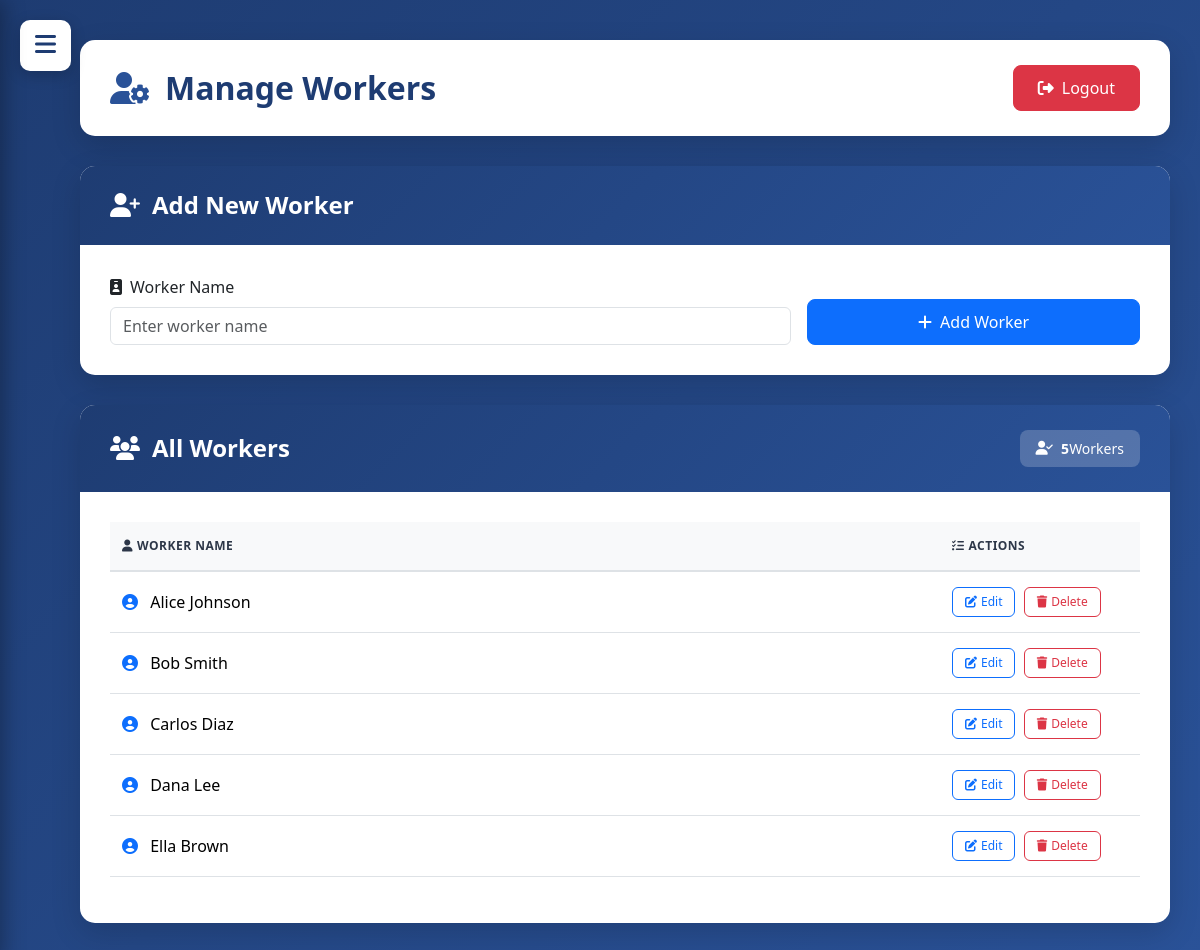
The app's page /manage_workers.php (signed in) with its own data.
### tables this page shows
CREATE TABLE `workers` (
  `id` int(11) NOT NULL,
  `name` varchar(255) NOT NULL,
  `position` varchar(100) DEFAULT NULL
);

### manage_workers.php (the view, shortened to what this page needs)
<?php
require 'db.php';
$stmt = $pdo->prepare("SELECT * FROM workers ORDER BY name ASC");
$stmt->execute();
$workers = $stmt->fetchAll(PDO::FETCH_ASSOC);
?>
<!DOCTYPE html>
<html>
<head>
    <link href="https://cdn.jsdelivr.net/npm/bootstrap@5.3.2/dist/css/bootstrap.min.css" rel="stylesheet">
    <link rel="stylesheet" href="https://cdnjs.cloudflare.com/ajax/libs/font-awesome/6.4.0/css/all.min.css">
</head>
<body>
<button class="menu-btn" onclick="document.getElementById('sideNav').classList.add('show');">
    <i class="fas fa-bars"></i>
</button>
<div class="container-fluid" style="max-width:1400px;margin-top:40px;margin-bottom:40px;padding-left:80px;padding-right:30px;">
    <div class="main-header">
        <h2><i class="fas fa-user-cog"></i>Manage Workers</h2>
        <a class="btn btn-danger btn-custom" href="logout.php">
            <i class="fas fa-sign-out-alt me-2"></i>Logout
        </a>
    </div>
    <div class="main-card">
        <div class="card-header-custom">
            <h4><i class="fas fa-user-plus"></i>Add New Worker</h4>
        </div>
        <div class="card-body-custom">
            <form method="POST" class="row g-3">
                <div class="col-md-8">
                    <label for="worker_name" class="form-label">
                        <i class="fas fa-id-badge me-2"></i>Worker Name
                    </label>
                    <input type="text" class="form-control" id="worker_name" name="worker_name"
                           placeholder="Enter worker name" required>
                </div>
                <div class="col-md-4 d-flex align-items-end">
                    <button type="submit" name="add_worker" class="btn btn-primary btn-custom w-100">
                        <i class="fas fa-plus me-2"></i>Add Worker
                    </button>
                </div>
            </form>
        </div>
    </div>
    <div class="main-card">
        <div class="card-header-custom">
            <div class="d-flex justify-content-between align-items-center flex-wrap">
                <h4><i class="fas fa-users"></i>All Workers</h4>
                <span class="worker-count">
                    <i class="fas fa-user-check"></i>
                    <strong><?= count($workers) ?></strong> Worker<?= count($workers) != 1 ? 's' : '' ?>
                </span>
            </div>
        </div>
        <div class="card-body-custom">
            <?php if (empty($workers)): ?>
                <div class="text-center py-5">
                    <i class="fas fa-user-slash" style="font-size: 64px; color: #cbd5e0;"></i>
                    <h5 class="text-muted mt-3">No workers found</h5>
                    <p class="text-muted">Add your first worker using the form above.</p>
                </div>
            <?php else: ?>
            <div class="table-responsive">
                <table class="table table-hover">
                    <thead>
                        <tr>
                            <th><i class="fas fa-user me-1"></i>Worker Name</th>
                            <th style="width: 200px;"><i class="fas fa-tasks me-1"></i>Actions</th>
                        </tr>
                    </thead>
                    <tbody>
                        <?php foreach ($workers as $worker): ?>
                        <tr>
                            <td>
                                <i class="fas fa-user-circle me-2 text-primary"></i>
                                <?= htmlspecialchars($worker['name']) ?>
                            </td>
                            <td>
                                <button type="button" class="btn btn-sm btn-outline-primary me-1"
                                        data-bs-toggle="modal" data-bs-target="#editModal<?= $worker['id'] ?>">
                                    <i class="fas fa-edit me-1"></i>Edit
                                </button>
                                <a href="manage_workers.php?deleteid=<?= $worker['id'] ?>"
                                   class="btn btn-sm btn-outline-danger"
                                   onclick="return confirm('Are you sure you want to delete this worker? This will also remove them from all assigned requests.')">
                                    <i class="fas fa-trash me-1"></i>Delete
                                </a>
                            </td>
                        </tr>
                        <?php endforeach; ?>
                    </tbody>
                </table>
            </div>
            <?php endif; ?>
        </div>
    </div>
</div>
</body>
</html>

### manage_workers.php (style rules this page uses)
body { background: linear-gradient(135deg, #1e3c72 0%, #2a5298 100%); min-height: 100vh; font-family: 'Segoe UI', Tahoma, Geneva, Verdana, sans-serif; }
.menu-btn { position: fixed; top: 20px; left: 20px; z-index: 1051; background: white; border: none; outline: none; cursor: pointer; padding: 12px 15px; border-radius: 10px; box-shadow: 0 4px 15px rgba(0,0,0,0.2); transition: all 0.3s ease; }
.menu-btn i { font-size: 24px; color: #1e3c72; }
.main-header { background: white; border-radius: 15px; padding: 25px 30px; margin-bottom: 30px; box-shadow: 0 10px 30px rgba(0,0,0,0.15); display: flex; justify-content: space-between; align-items: center; }
.main-header h2 { margin: 0; color: #1e3c72; font-weight: 700; display: flex; align-items: center; }
.main-header h2 i { margin-right: 15px; color: #2a5298; }
.main-card { background: white; border-radius: 15px; box-shadow: 0 10px 30px rgba(0,0,0,0.15); overflow: hidden; margin-bottom: 30px; }
.card-header-custom { background: linear-gradient(135deg, #1e3c72 0%, #2a5298 100%); color: white; padding: 25px 30px; border: none; }
.card-header-custom h4 { margin: 0; font-weight: 600; display: flex; align-items: center; }
.card-header-custom h4 i { margin-right: 12px; }
.card-body-custom { padding: 30px; }
.table thead th { background-color: #f8f9fa; color: #2d3748; font-weight: 600; text-transform: uppercase; font-size: 12px; letter-spacing: 0.5px; border-bottom: 2px solid #dee2e6; padding: 15px 12px; }
.table tbody tr { transition: background-color 0.2s ease; }
.table td { vertical-align: middle; padding: 15px 12px; }
.btn-custom { border-radius: 8px; font-weight: 500; padding: 10px 24px; transition: all 0.3s ease; }
.btn-sm { padding: 5px 12px; font-size: 12px; border-radius: 6px; }
.worker-count { background: rgba(255,255,255,0.2); padding: 8px 16px; border-radius: 8px; font-size: 14px; display: inline-flex; align-items: center; margin-left: 15px; }
.worker-count i { margin-right: 8px; }

### records on screen
workers: name "Alice Johnson"
workers: name "Bob Smith"
workers: name "Carlos Diaz"
workers: name "Dana Lee"
workers: name "Ella Brown"

### other values on screen
count($workers) "5"
